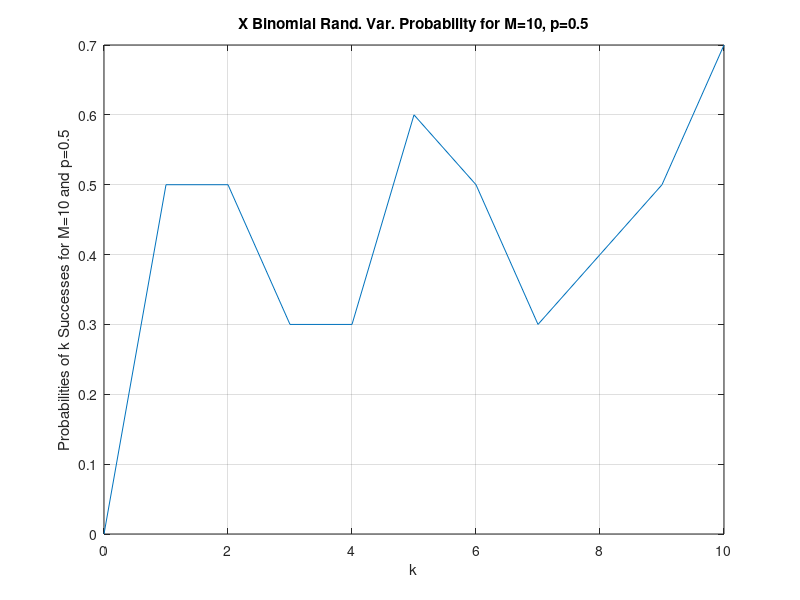
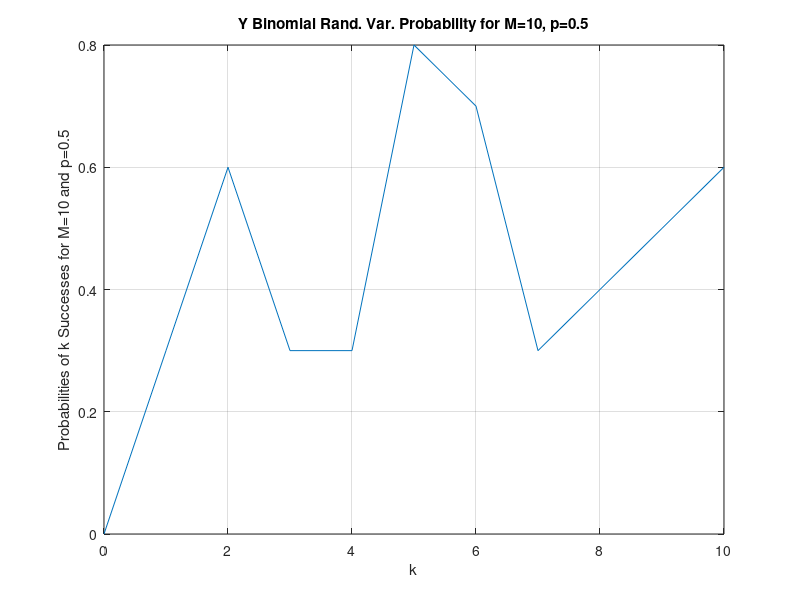

These figures' MATLAB source, in order:
M = 10; p = 0.5; a = 3; b = 2;

k_values = linspace(0,M,M+1); 
X_prob_for_k = zeros(1, length(k_values)); % X rand var
Y_prob_for_k = zeros(1, length(k_values)); % Y rand var
%% Binomial Probability Function Call Loop 
% X Component
count1 = 1;
for k1=k_values
    if k1 == 0
        bin_prob1 = 0;
    else
    bin_prob1 = sum(rand(1,M)<p) / M; % random var generation div by M to get prob
    end
    X_prob_for_k(count1) = bin_prob1;
    count1 = count1 + 1;
end

% Y Component
count2 = 1;
for k2=k_values
    if k2 == 0
        bin_prob2 = 0;
    else
    bin_prob2 = sum(rand(1,M)<p) / M; % random var generation div by M to get prob
    end
    Y_prob_for_k(count2) = bin_prob2;
    count2 = count2 + 1;
end
%% Finding Mean w/ Constants: aE[X] and bE[Y] 
X_mean = a * mean(X_prob_for_k)
Y_mean = b * mean(Y_prob_for_k)
Z_mean = X_mean + Y_mean
%% Finding Variance [ Var(X+Y)=Var(X)+Var(Y)+2Cov(X,Y) ] ; Var(X)=M*p*(1-p)







%% Creating the Plots
figure(1)
plot(k_values, X_prob_for_k) , grid on
title('X Binomial Rand. Var. Probability for M=10, p=0.5') 
xlabel('k'), ylabel('Probabilities of k Successes for M=10 and p=0.5')

figure(2)
plot(k_values, Y_prob_for_k) , grid on
title('Y Binomial Rand. Var. Probability for M=10, p=0.5')
xlabel('k'), ylabel('Probabilities of k Successes for M=10 and p=0.5')